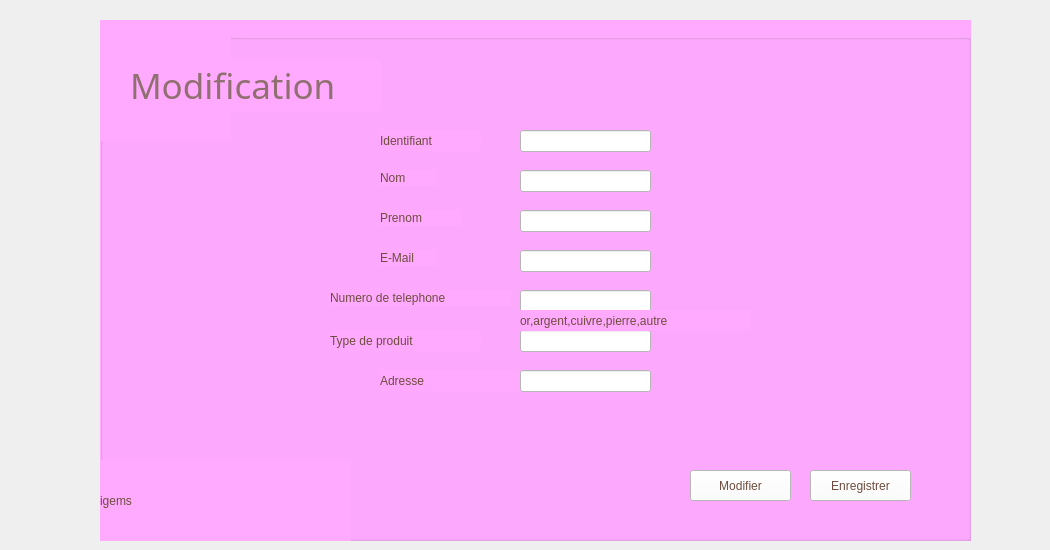
    <widget class="QWidget" name="tab_4">
     <attribute name="title">
      <string>Modifier un Fournisseur</string>
     </attribute>
     <widget class="QGroupBox" name="groupBox_3">
      <property name="geometry">
       <rect>
        <x>100</x>
        <y>20</y>
        <width>871</width>
        <height>521</height>
       </rect>
      </property>
      <property name="styleSheet">
       <string notr="true">background-color: rgb(255, 170, 255);</string>
      </property>
      <property name="title">
       <string>Ajout</string>
      </property>
      <widget class="QLabel" name="label_9">
       <property name="geometry">
        <rect>
         <x>280</x>
         <y>110</y>
         <width>101</width>
         <height>21</height>
        </rect>
       </property>
       <property name="styleSheet">
        <string notr="true">color: rgb(110, 76, 62);
font: 12pt &quot;Andalus&quot;;</string>
       </property>
       <property name="text">
        <string>Identifiant</string>
       </property>
      </widget>
      <widget class="QLabel" name="label_10">
       <property name="geometry">
        <rect>
         <x>230</x>
         <y>270</y>
         <width>181</width>
         <height>16</height>
        </rect>
       </property>
       <property name="styleSheet">
        <string notr="true">color: rgb(110, 76, 62);
font: 12pt &quot;Andalus&quot;;</string>
       </property>
       <property name="text">
        <string>Numero de telephone</string>
       </property>
      </widget>
      <widget class="QLabel" name="label_11">
       <property name="geometry">
        <rect>
         <x>280</x>
         <y>150</y>
         <width>56</width>
         <height>16</height>
        </rect>
       </property>
       <property name="styleSheet">
        <string notr="true">color: rgb(110, 76, 62);
font: 12pt &quot;Andalus&quot;;</string>
       </property>
       <property name="text">
        <string>Nom</string>
       </property>
      </widget>
      <widget class="QLabel" name="label_12">
       <property name="geometry">
        <rect>
         <x>280</x>
         <y>190</y>
         <width>81</width>
         <height>16</height>
        </rect>
       </property>
       <property name="styleSheet">
        <string notr="true">color: rgb(110, 76, 62);
font: 12pt &quot;Andalus&quot;;</string>
       </property>
       <property name="text">
        <string>Prenom</string>
       </property>
      </widget>
      <widget class="QLabel" name="label_13">
       <property name="geometry">
        <rect>
         <x>280</x>
         <y>230</y>
         <width>56</width>
         <height>16</height>
        </rect>
       </property>
       <property name="styleSheet">
        <string notr="true">color: rgb(110, 76, 62);
font: 12pt &quot;Andalus&quot;;</string>
       </property>
       <property name="text">
        <string>E-Mail</string>
       </property>
      </widget>
      <widget class="QLineEdit" name="le_idf_2">
       <property name="geometry">
        <rect>
         <x>420</x>
         <y>110</y>
         <width>131</width>
         <height>22</height>
        </rect>
       </property>
       <property name="styleSheet">
        <string notr="true">background-color: rgb(255, 255, 255);</string>
       </property>
      </widget>
      <widget class="QLineEdit" name="le_num_tel_2">
       <property name="geometry">
        <rect>
         <x>420</x>
         <y>270</y>
         <width>131</width>
         <height>22</height>
        </rect>
       </property>
       <property name="styleSheet">
        <string notr="true">background-color: rgb(255, 255, 255);</string>
       </property>
      </widget>
      <widget class="QLineEdit" name="le_nom_2">
       <property name="geometry">
        <rect>
         <x>420</x>
         <y>150</y>
         <width>131</width>
         <height>22</height>
        </rect>
       </property>
       <property name="styleSheet">
        <string notr="true">background-color: rgb(255, 255, 255);</string>
       </property>
      </widget>
      <widget class="QLineEdit" name="le_prenom_2">
       <property name="geometry">
        <rect>
         <x>420</x>
         <y>190</y>
         <width>131</width>
         <height>22</height>
        </rect>
       </property>
       <property name="styleSheet">
        <string notr="true">background-color: rgb(255, 255, 255);</string>
       </property>
      </widget>
      <widget class="QLineEdit" name="le_email_2">
       <property name="geometry">
        <rect>
         <x>420</x>
         <y>230</y>
         <width>131</width>
         <height>22</height>
        </rect>
       </property>
       <property name="styleSheet">
        <string notr="true">background-color: rgb(255, 255, 255);</string>
       </property>
      </widget>
      <widget class="QPushButton" name="pb_modifier">
       <property name="geometry">
        <rect>
         <x>590</x>
         <y>450</y>
         <width>101</width>
         <height>31</height>
        </rect>
       </property>
       <property name="styleSheet">
        <string notr="true">background-color: rgb(255, 255, 255);
font: 75 10pt &quot;DIN Round Pro&quot;;
color: rgb(110, 76, 62);
selection-background-color: rgb(110, 76, 62);</string>
       </property>
       <property name="text">
        <string>Modifier</string>
       </property>
      </widget>
      <widget class="QLabel" name="label_14">
       <property name="geometry">
        <rect>
         <x>0</x>
         <y>0</y>
         <width>131</width>
         <height>121</height>
        </rect>
       </property>
       <property name="styleSheet">
        <string notr="true">selection-background-color: rgb(221, 216, 208);</string>
       </property>
       <property name="text">
        <string/>
       </property>
       <property name="pixmap">
        <pixmap>../jo/image_2023-09-18_224051649-removebg-preview.png</pixmap>
       </property>
       <property name="scaledContents">
        <bool>true</bool>
       </property>
      </widget>
      <widget class="QLabel" name="label_18">
       <property name="geometry">
        <rect>
         <x>30</x>
         <y>40</y>
         <width>251</width>
         <height>51</height>
        </rect>
       </property>
       <property name="font">
        <font>
         <family>DIN Round Pro</family>
         <pointsize>26</pointsize>
         <weight>9</weight>
         <italic>false</italic>
         <bold>false</bold>
        </font>
       </property>
       <property name="styleSheet">
        <string notr="true">
font: 75 26pt &quot;DIN Round Pro&quot;;
color: rgb(144, 111, 112);</string>
       </property>
       <property name="text">
        <string>Modification</string>
       </property>
      </widget>
      <widget class="QLabel" name="label_19">
       <property name="geometry">
        <rect>
         <x>0</x>
         <y>440</y>
         <width>251</width>
         <height>81</height>
        </rect>
       </property>
       <property name="styleSheet">
        <string notr="true">font: 14pt &quot;Amsterdam Three Slant&quot;;
color: rgb(110, 76, 62);</string>
       </property>
       <property name="text">
        <string>igems</string>
       </property>
      </widget>
      <widget class="QPushButton" name="pb_enregistrer">
       <property name="geometry">
        <rect>
         <x>710</x>
         <y>450</y>
         <width>101</width>
         <height>31</height>
        </rect>
       </property>
       <property name="styleSheet">
        <string notr="true">background-color: rgb(255, 255, 255);
font: 75 10pt &quot;DIN Round Pro&quot;;
color: rgb(110, 76, 62);
selection-background-color: rgb(110, 76, 62);</string>
       </property>
       <property name="text">
        <string>Enregistrer</string>
       </property>
      </widget>
      <widget class="QLineEdit" name="le_typep_2">
       <property name="geometry">
        <rect>
         <x>420</x>
         <y>310</y>
         <width>131</width>
         <height>22</height>
        </rect>
       </property>
       <property name="styleSheet">
        <string notr="true">background-color: rgb(255, 255, 255);</string>
       </property>
      </widget>
      <widget class="QLabel" name="label_31">
       <property name="geometry">
        <rect>
         <x>230</x>
         <y>310</y>
         <width>151</width>
         <height>21</height>
        </rect>
       </property>
       <property name="styleSheet">
        <string notr="true">color: rgb(110, 76, 62);
font: 12pt &quot;Andalus&quot;;</string>
       </property>
       <property name="text">
        <string>Type de produit</string>
       </property>
      </widget>
      <widget class="QLabel" name="label_35">
       <property name="geometry">
        <rect>
         <x>280</x>
         <y>350</y>
         <width>151</width>
         <height>21</height>
        </rect>
       </property>
       <property name="styleSheet">
        <string notr="true">color: rgb(110, 76, 62);
font: 12pt &quot;Andalus&quot;;</string>
       </property>
       <property name="text">
        <string>Adresse</string>
       </property>
      </widget>
      <widget class="QLineEdit" name="le_adresse_2">
       <property name="geometry">
        <rect>
         <x>420</x>
         <y>350</y>
         <width>131</width>
         <height>22</height>
        </rect>
       </property>
       <property name="styleSheet">
        <string notr="true">background-color: rgb(255, 255, 255);</string>
       </property>
      </widget>
      <widget class="QLabel" name="label_38">
       <property name="geometry">
        <rect>
         <x>420</x>
         <y>290</y>
         <width>231</width>
         <height>21</height>
        </rect>
       </property>
       <property name="styleSheet">
        <string notr="true">color: rgb(110, 76, 62);
font: 9pt &quot;Andalus&quot;;</string>
       </property>
       <property name="text">
        <string>or,argent,cuivre,pierre,autre</string>
       </property>
      </widget>
     </widget>
     <widget class="QLabel" name="label_26">
      <property name="geometry">
       <rect>
        <x>920</x>
        <y>220</y>
        <width>121</width>
        <height>111</height>
       </rect>
      </property>
      <property name="text">
       <string/>
      </property>
      <property name="pixmap">
       <pixmap>../Capture_d_écran_2023-10-04_221707-removebg-preview.png</pixmap>
      </property>
      <property name="scaledContents">
       <bool>true</bool>
      </property>
     </widget>
     <zorder>label_26</zorder>
     <zorder>groupBox_3</zorder>
    </widget>
